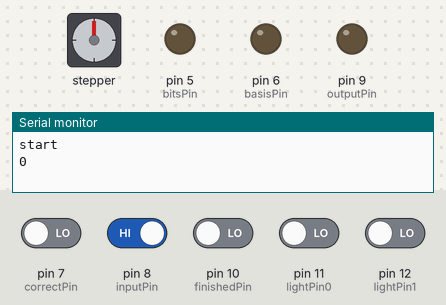
Simulated run of this sketch. Board: Arduino Uno, built with avr-gcc and run on an emulated ATmega328P. Parts: stepper motor, output pins drawn as LEDs (lit = HIGH), the last lines printed to the serial monitor. The test bench sets the inputs (shaded band); at power-on: pin 8 (inputPin) HIGH, pin 7 (correctPin), pin 10 (finishedPin), pin 11 (lightPin0), pin 12 (lightPin1) LOW. Random numbers use the default seed unless the sketch sets one; stepper angles assume 250 steps per turn.

Above: at 3.3 s.
3.4 s: pin 8 (inputPin) driven LOW
4.9 s: pin 8 (inputPin) driven HIGH
At 5.05 s:
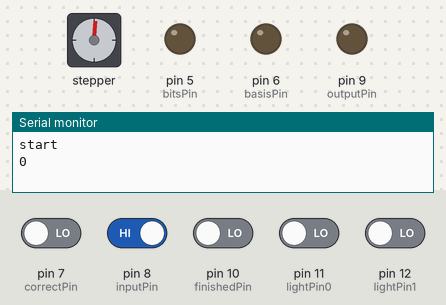
At 12.5 s:
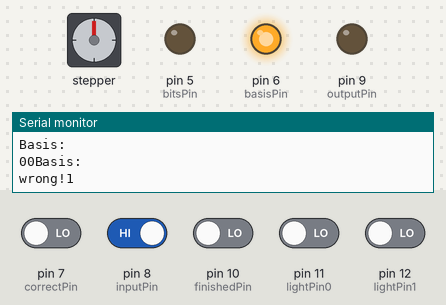
Timing chart, 0 to 14.0 s (numbered marks = the images above; inputs shaded):
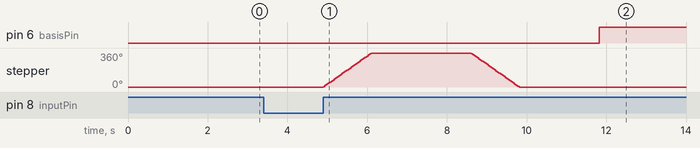

Measured:
- after the input at 3.4 s, every drawn part: stays the same
- after the input at 4.9 s, pin 6 (basisPin): LOW → HIGH after 6.9 s; stepper: turns 360° clockwise in 1.2 s, then 360° counter-clockwise in 1.2 s

The sketch:

UNO_Receiver.ino
```cpp
#include <Stepper.h>

const int stepsPerRev = 250;
const int iterations = 2;

Stepper myStepper(stepsPerRev, 3, 4);
int outputPin = 9;
int inputPin = 8;
int basisPin = 6; //Bob sends his basis to alice
int correctPin = 7;
int bitsPin = 5;
int finishedPin = 10;


int lightPin0 = 11;
int lightPin1 = 12;
int laserVal = 200;

void setup() {
  // put your setup code here, to run once:
  myStepper.setSpeed(50);
  Serial.begin(9600);
  randomSeed(analogRead(A4));
  pinMode(inputPin,INPUT);
  pinMode(outputPin,OUTPUT);
  pinMode(correctPin,INPUT);
  pinMode(basisPin,OUTPUT);
  pinMode(bitsPin,OUTPUT);
  pinMode(finishedPin,INPUT);

  digitalWrite(correctPin,LOW);
  digitalWrite(inputPin,LOW);
  digitalWrite(outputPin,LOW);
  digitalWrite(basisPin,LOW);
  digitalWrite(bitsPin,LOW);
}
void send(){
  digitalWrite(outputPin, HIGH);
  digitalWrite(outputPin, LOW);
 // delay(100);
}
void serialFlush(){
  while(Serial.available() > 0) {
    char t = Serial.read();
  }
}
void loop() {
  int basis[iterations];
  int key[iterations];
  int bits[iterations];
  int matchingBases[iterations];

  int count = 0;
  int randNumber;
  digitalWrite(inputPin,LOW);
  digitalWrite(outputPin,LOW);
  Serial.println("start");

  for (int i = 0; i < iterations; i++){
    randNumber = random(2);
    basis[i] = randNumber;
  }

  for (int i = 0; i < iterations; i++){
    // wait for user to enter message
    while (digitalRead(inputPin) == LOW){}

    int turn = 0;
    if(basis[i] == 0){
      turn = 0;
    }
    else{
      turn = 250;
      myStepper.step(turn);
    }

    delay(2500); //however long it takes for both motors to finish

    while (digitalRead(inputPin) == LOW){
    }
    while (digitalRead(lightPin0) == LOW && digitalRead(lightPin1) == LOW){
      if(digitalRead(lightPin0) == HIGH && digitalRead(lightPin1) == LOW){ //sensor0 is true, sensor1 is false
        bits[i] = 0;
        break;
      }
      else if (digitalRead(lightPin0) == LOW && digitalRead(lightPin1) == HIGH){ //sensor0 is false, sensor2 is true
        bits[i] = 1;
        break;
      }
      else if (digitalRead(lightPin0) == LOW && digitalRead(lightPin1) == LOW){ //sensor0 is true, sensor2is true
        bits[i] = random(2);
        break;
      }
      else { // none are true
        delay(100);
      }
    }

    myStepper.step(-turn);
    send(); // tell alice that bob is done reading
    Serial.println(i);
    delay(1000);
  }//end for loop
  //while (digitalRead(inputPin) == LOW){}

  for(int i = 0; i < iterations; i++){
    Serial.println("Basis:");
    //digitalWrite(outputPin,LOW);
    delay(500); //

    if (basis[i]==1){
      digitalWrite(basisPin,HIGH);
    }
    else{
      digitalWrite(basisPin,LOW);

    }
    if (bits[i]==1){
      digitalWrite(bitsPin,HIGH);
    }
    else{
      digitalWrite(bitsPin,LOW);

    }
    digitalWrite(outputPin,HIGH);

    while (digitalRead(inputPin) == LOW){
    }
        digitalWrite(outputPin,LOW);

    if((digitalRead(correctPin) == HIGH && basis[i]==1) || digitalRead(correctPin)==LOW && basis[i]==0){
      key[count] = basis[i]; //change
      matchingBases[count] = basis[i]; //debugging purposes
      count++;
      Serial.print(basis[i]);
      Serial.print(basis[i]);
    }
    else{
      Serial.print("wrong!");
      Serial.print(basis[i]);

      //correctPin == LOW;
    }
    //digitalWrite(outputPin,LOW);
  }
  delay(10);
  //HERE
  int encrypted[8]; //decrypted message

  int y = 0;

  int t = 0;
  int place[8];
  char finalMessage[y/8];

  while (true){
    //Serial.println("the buss");
    if(digitalRead(finishedPin) == HIGH) break;
    while (digitalRead(inputPin) == LOW){}
   // Serial.println("ok m");

    delay(50);
    if((key[y%count]== 1 && digitalRead(correctPin)== HIGH)||(key[y%count]== 0 && digitalRead(correctPin) == LOW)){
      encrypted[y%8] = 0;
    }
    else{
      encrypted[y%8] = 1;
    }
    int c = encrypted[y%8];
    //Serial.println();
    place[y%8] = c;
    if (t==7){

      char dest_char = 0; // the output, 'H' -- must initialize all bits to 0
      for (int source_bit_pos = 7; source_bit_pos >= 0; source_bit_pos--) // start from rightmost position
      {
        //char c = place[source_bit_pos];
        int the_bit = place[source_bit_pos]; // convert
        dest_char |= the_bit<<(7-source_bit_pos);
      }
      finalMessage[y/8] = dest_char;
    }
    y++;
    t++;
    if(t == 8){
      t=0;
    }
    send();
    delay(50);
  }
  // Serial.println("message received");
  // for (int i = 0; i < y; i++){
  //   Serial.print(encrypted[i]);
  // }
Serial.println("Message received!");
 for (int i = 0; i < y/8; i++){
    Serial.print(finalMessage[i]);
  }


  /*
  int len[8];
  for(int i = 0; i < 8; i++){
    if(digitalRead(correctPin) == HIGH){
      len[i] = 1;
    }
    else{
      len[i] =0;
    }
  }*/
  Serial.println();
  Serial.println("original bases");
  for (int i = 0; i < iterations; i++){
    Serial.print(basis[i]);
  }
  Serial.println();
  Serial.println("keys");
  for(int i = 0; i< count; i++){
    Serial.print(key[i]);
  }
  Serial.println();
  Serial.println("matching bases");
  for (int i = 0; i < count; i++){
    Serial.print(matchingBases[i]);
  }
 Serial.println();


  //resetFunc();


}
```
